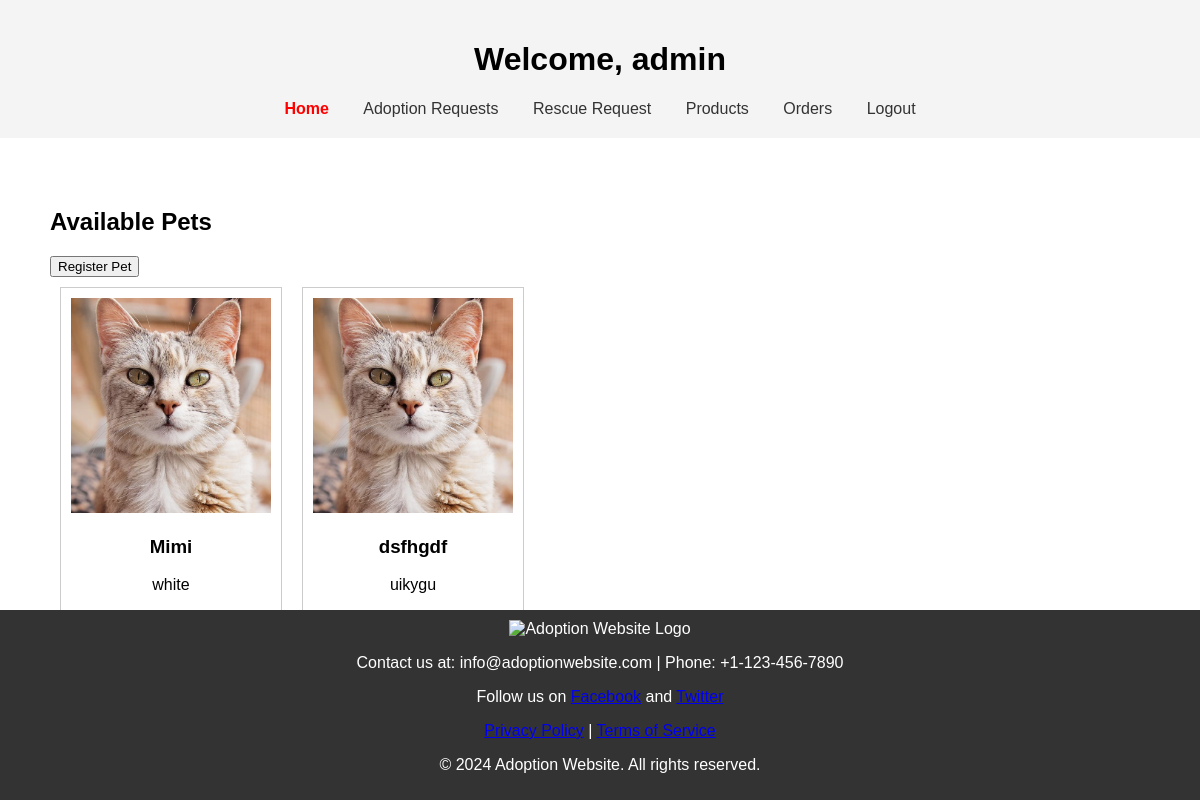
The page /admin/admin_dashboard.php (signed in) on the database its author committed.
### tables this page shows
CREATE TABLE `pets` (
  `id` int(11) NOT NULL,
  `name` varchar(50) NOT NULL,
  `type` varchar(50) NOT NULL,
  `age` int(11) NOT NULL,
  `description` text NOT NULL,
  `image` varchar(255) NOT NULL
);

### admin/admin_dashboard.php (the view, shortened to what this page needs)
<?php
include '../db_connection.php';
$sql = "SELECT * FROM pets";
$result = $conn->query($sql);
?>
<!DOCTYPE html>
<html>
<head>
    <link rel="stylesheet" type="text/css" href="../styles.css">
</head>
<body>
    <header>
        <h1> Welcome, <?php echo $_SESSION['admin']; ?></h1>
        <?php include '../components/admin_navbar.php'; ?>
    </header>
    <section>
        <h2>Available Pets</h2>
        <form action="add_pet.php">
            <button type="submit">Register Pet</button>
        </form>
        <div class="pet-list">
            <?php
            if ($result->num_rows > 0) {
                while ($row = $result->fetch_assoc()) {
                    echo "<div class='pet-item'>";
                    echo "<img src='../images/" . $row['image'] . "' alt='" . $row['name'] . "'>";
                    echo "<h3>" . $row['name'] . "</h3>";
                    echo "<p>" . $row['description'] . "</p>";
                    echo "</div>";
                }
            } else {
                echo "No pets available";
            }
            ?>
        </div>
    </section>
    <footer>
    <?php
    include '../components/footer.php';?>
    </footer>
</body>
</html>

### styles.css (style rules this page uses)
body { font-family: Arial, sans-serif; margin: 0; padding: 0; }
header { background-color: #f4f4f4; padding: 20px; text-align: center; }
section { padding: 50px; }
.pet-list { display: flex; flex-wrap: wrap; }
.pet-item { border: 1px solid #ccc; margin: 10px; padding: 10px; width: 200px; text-align: center; }
.pet-item img { width: 100%; height: auto; }
footer { background-color: #333; color: #fff; text-align: center; padding: 10px 0; position: fixed; bottom: 0; width: 100%; }

### rows shown on the page
pets: image+name (picture), name "Mimi", description "white"
pets: image (picture), name "dsfhgdf", description "uikygu"

### other values the page prints
$_SESSION['admin'] "admin"
